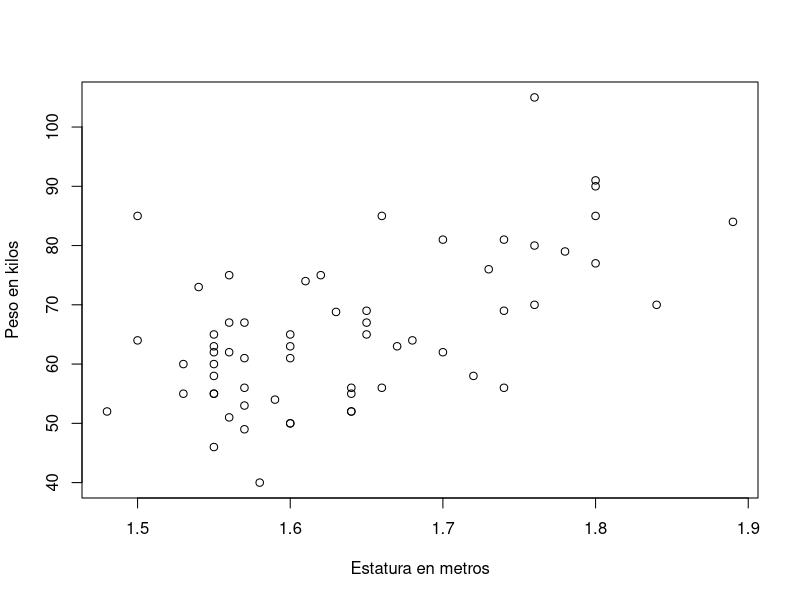

Write R code to recreate this figure. (Note: this script raises an error after producing the figure.)

library(readxl)
DF <- read_excel("Datos_peso_y_estatura.xlsx")
View(DF) 

str(DF)

DF1 <- DF

DF$Peso <- as.numeric(DF$Peso)

plot(
  x = DF$Estatura, y = DF$Peso,
  xlab = "Estatura en metros", ylab = "Peso en kilos"
)

ggplot(data = DF, aes(x = Estatura, y = Peso)) +
  geom_point() +
  scale_x_continuous("Estatura en metros", label = scales::comma) +
  ylab("Peso en kilos") 


OLS <- lm(Peso ~ 1+Estatura,data=DF)
summary(OLS)
